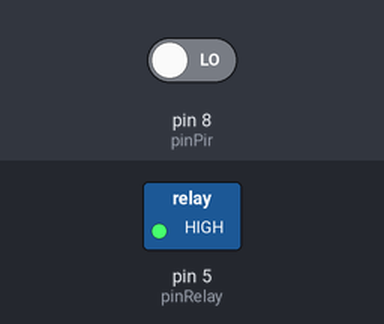
Simulated run of this sketch. Board: Arduino Uno, built with avr-gcc and run on an emulated ATmega328P. On the bench: switched loads named in the sketch (green lamp = pin HIGH). Inputs (shaded band) come from the test bench; at power-on: pin 8 (pinPir) LOW.

Above: at 6.8 s.
6.9 s: pin 8 (pinPir) driven HIGH
At 9.7 s:
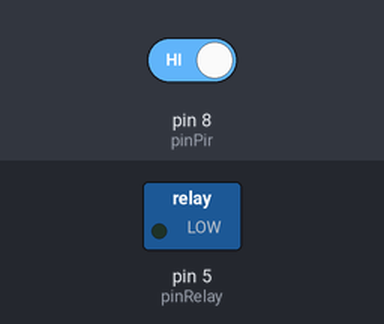
10.8 s: pin 8 (pinPir) driven LOW
At 13.2 s:
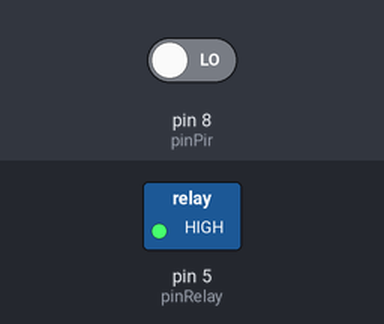
Timing chart, 0 to 14.7 s (numbered marks = the images above; inputs shaded):
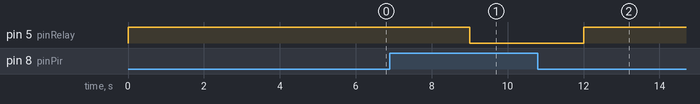

The sketch:

RelayThermal.ino
```cpp
const int pinRelay = 5;
const int pinPir = 8;

void setup() {
  pinMode(pinRelay, OUTPUT);
  pinMode(pinPir, INPUT);
  Serial.begin(9600);
}

void loop() {
  int presence = digitalRead(pinPir);
  digitalWrite(pinRelay, (presence ? LOW : HIGH));
  delay(3000);
}
```

Measured:
- after the input at 6.9 s, pin 5 (pinRelay): HIGH → LOW after 2.1 s
- after the input at 10.8 s, pin 5 (pinRelay): LOW → HIGH after 1.2 s
